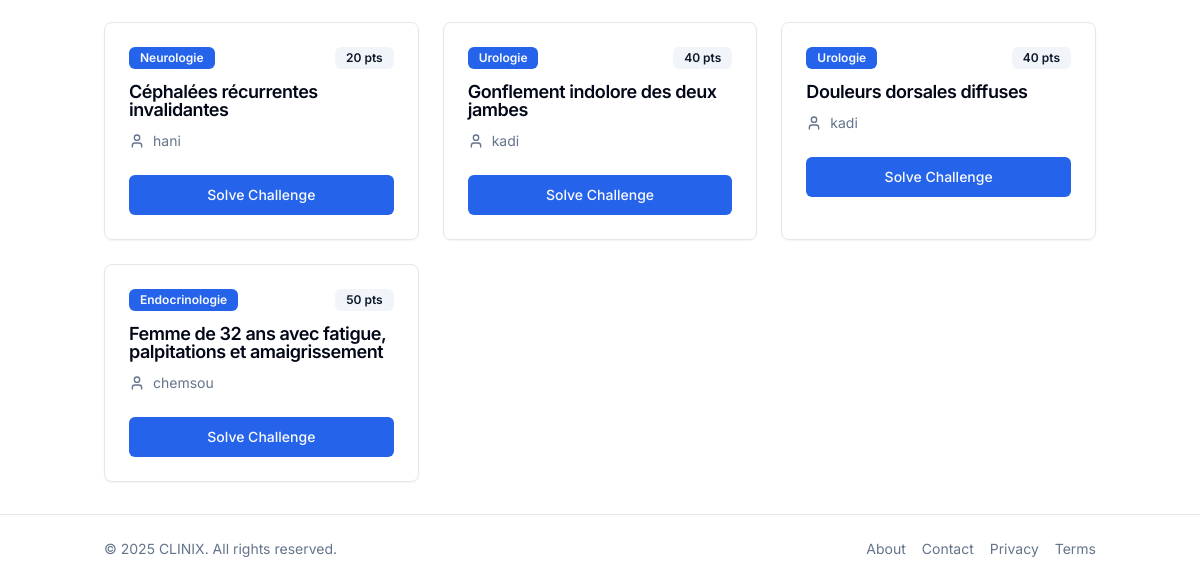
The app's page /challenges/ (signed in, lower part), older data.
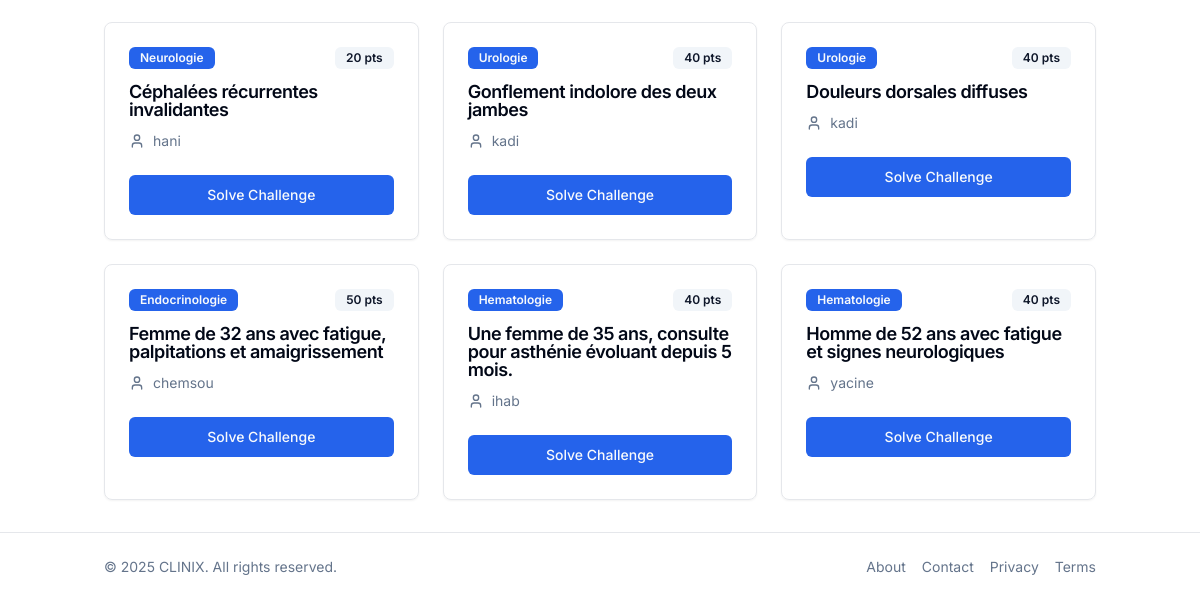
The same page, newer data.
### core/models.py (models this page shows, shortened)
class Challenge(models.Model):
    title = models.CharField(max_length=255)
    description = models.TextField()
    points = models.IntegerField()
    type = models.CharField(max_length=50)
    difficulty = models.CharField(max_length=50)
    solved_by = models.ManyToManyField(CustomUser, related_name='solved_challenges', blank=True)
    author = models.ForeignKey(CustomUser, on_delete=models.CASCADE, related_name='created_challenges' , default=None, null=True)
    is_visible = models.BooleanField(default=True)

class CustomUser(AbstractUser):
    teamname = models.CharField(max_length=255, unique=True)
    teamid = models.CharField(max_length=255)
    score = models.IntegerField(default=500)
    USERNAME_FIELD = 'teamname'
    REQUIRED_FIELDS = ['username']  # keep username to satisfy AbstractUser requirements

### core/views.py (the view)
# urls.py: path('challenges/', views.challenges, name='challenges'),
@login_required
def challenges(request):
    challenges = Challenge.objects.all()  # Assuming you have a Challenge model
    challenges = challenges.filter(is_visible=True)  # Filter visible challenges
    for challenge in challenges:
        challenge.is_submitted = Submission.objects.filter(user=request.user, challenge=challenge).exists()
    return render(request, 'core/challenges.html', {'challenges': challenges})

### core/templates/core/challenges.html (shortened to what this page needs)
<html lang="en">
<head>
  <script src="https://cdn.tailwindcss.com"></script>
</head>
<body class="bg-background text-foreground">
  <div class="flex min-h-screen flex-col">
    <main class="flex-1">
      <div class="container mx-auto py-8 px-4">
        <div class="grid gap-6 md:grid-cols-2 lg:grid-cols-3">
            {% for challenge in challenges %}
              {% if challenge.is_submitted %}
                {% include "core/challenge-card-submitted.html" %}
              {% else %}
                {% include "core/challenge-card.html" %}
              {% endif %}
            {% endfor %}
        </div>
      </div>
    </main>
    <footer class="border-t py-6">
      <div class="container mx-auto flex flex-col items-center justify-between gap-4 md:flex-row px-4">
        <p class="text-sm text-muted-foreground">© 2025 CLINIX. All rights reserved.</p>
        <nav class="flex gap-4 text-sm text-muted-foreground">
          <a href="#" class="hover:underline">About</a>
          <a href="#" class="hover:underline">Contact</a>
          <a href="#" class="hover:underline">Privacy</a>
          <a href="#" class="hover:underline">Terms</a>
        </nav>
      </div>
    </footer>
  </div>
</body>
</html>

### core/templates/core/challenge-card.html
<a href="{% url "core:challenge_details" challenge.id %}" class="block">
    <div class="rounded-lg border bg-card text-card-foreground shadow-sm h-full transition-all hover:shadow-md">
        <div class="flex flex-col space-y-1.5 p-6 pb-3">
            <div class="flex items-center justify-between">
                <span class="inline-flex items-center rounded-md border px-2.5 py-0.5 text-xs font-semibold transition-colors focus:outline-none focus:ring-2 focus:ring-ring focus:ring-offset-2 border-transparent bg-primary text-primary-foreground hover:bg-primary/80">
                    {{ challenge.type }}
                </span>
                <span class="inline-flex items-center rounded-md border px-2.5 py-0.5 text-xs font-semibold transition-colors focus:outline-none focus:ring-2 focus:ring-ring focus:ring-offset-2 border-transparent bg-secondary text-secondary-foreground">
                    {{ challenge.points }} pts
                </span>
            </div>
            <h3 class="text-lg font-semibold leading-none tracking-tight pt-2">{{ challenge.title }}</h3>
        </div>
        <div class="p-6 pt-0">
            <div class="flex items-center gap-2 text-sm text-muted-foreground">
                <svg xmlns="http://www.w3.org/2000/svg" width="24" height="24" viewBox="0 0 24 24" fill="none" stroke="currentColor" stroke-width="2" stroke-linecap="round" stroke-linejoin="round" class="h-4 w-4">
                    <path d="M19 21v-2a4 4 0 0 0-4-4H9a4 4 0 0 0-4 4v2"></path>
                    <circle cx="12" cy="7" r="4"></circle>
                </svg>
                <span>{{ challenge.author }}</span>
            </div>
        </div>
        <div class="p-6 pt-0">
            <button class="inline-flex items-center justify-center rounded-md text-sm font-medium ring-offset-background transition-colors focus-visible:outline-none focus-visible:ring-2 focus-visible:ring-ring focus-visible:ring-offset-2 disabled:pointer-events-none disabled:opacity-50 bg-primary text-primary-foreground hover:bg-primary/90 h-10 px-4 py-2 w-full">
                Solve Challenge
            </button>
        </div>
    </div>
</a>

Row changes from the older to the newer data that the page shows:
added Challenge: type "Hematologie", points "40", title "Une femme de 35 ans, consulte pour asthénie évoluant depuis 5 mois.", author "ihab"
added Challenge: type "Hematologie", points "40", title "Homme de 52 ans avec fatigue et signes neurologiques", author "yacine"
